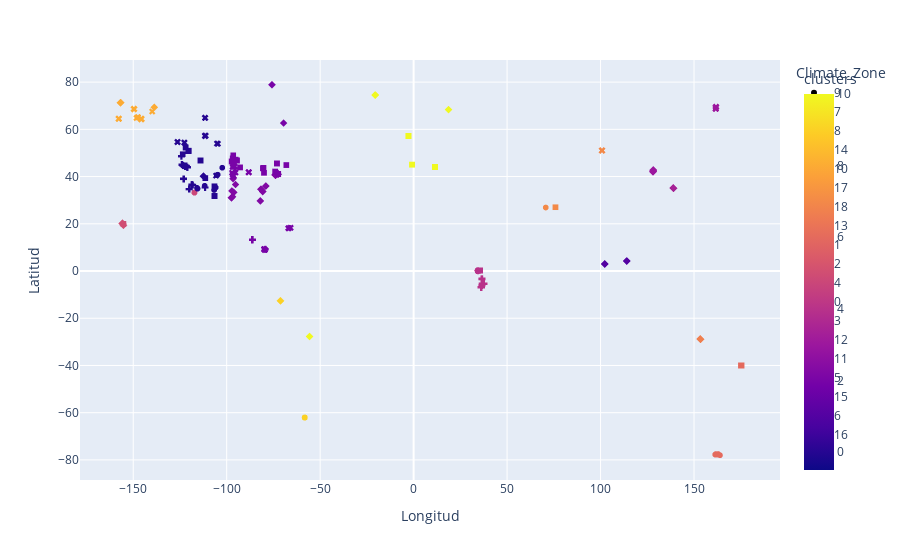

The notebook cell saved with this chart:
### Code cell
px.scatter(df3, x='Longitud', y="Latitud", color='clusters', symbol='Climate_Zone') #NewTags = Clusters + clima(libR:KGC)

### Figure 1 — Plotly figure (JSON) as saved in the notebook; plotly's stock layout.template omitted (floating-point values rounded to 4 significant figures; data arrays with more than 128 entries replaced by an {"elided": "..."} marker saying what was removed)
{"data": [{"hovertemplate": "Climate_Zone=9<br>Longitud=%{x}<br>Latitud=%{y}<br>clusters=%{marker.color}<extra></extra>", "legendgroup": "9", "marker": {"color": [0, 0, 0, 0, 0, 0, 0, 0], "coloraxis": "coloraxis", "symbol": "circle"}, "mode": "markers", "name": "9", "showlegend": true, "type": "scattergl", "x": [-117.2, -117.2, -117.2, -117.2, -117.2, -117.2, -117.2, -117.2], "xaxis": "x", "y": [33.19, 33.19, 33.19, 33.19, 33.19, 33.19, 33.19, 33.19], "yaxis": "y"}, {"hovertemplate": "Climate_Zone=7<br>Longitud=%{x}<br>Latitud=%{y}<br>clusters=%{marker.color}<extra></extra>", "legendgroup": "7", "marker": {"color": {"elided": "727 int values"}, "coloraxis": "coloraxis", "symbol": "diamond"}, "mode": "markers", "name": "7", "showlegend": true, "type": "scattergl", "x": {"elided": "727 float values"}, "xaxis": "x", "y": {"elided": "727 float values"}, "yaxis": "y"}, {"hovertemplate": "Climate_Zone=8<br>Longitud=%{x}<br>Latitud=%{y}<br>clusters=%{marker.color}<extra></extra>", "legendgroup": "8", "marker": {"color": {"elided": "193 int values"}, "coloraxis": "coloraxis", "symbol": "square"}, "mode": "markers", "name": "8", "showlegend": true, "type": "scattergl", "x": {"elided": "193 float values"}, "xaxis": "x", "y": {"elided": "193 float values"}, "yaxis": "y"}, {"hovertemplate": "Climate_Zone=14<br>Longitud=%{x}<br>Latitud=%{y}<br>clusters=%{marker.color}<extra></extra>", "legendgroup": "14", "marker": {"color": {"elided": "411 int values"}, "coloraxis": "coloraxis", "symbol": "x"}, "mode": "markers", "name": "14", "showlegend": true, "type": "scattergl", "x": {"elided": "411 float values"}, "xaxis": "x", "y": {"elided": "411 float values"}, "yaxis": "y"}, {"hovertemplate": "Climate_Zone=10<br>Longitud=%{x}<br>Latitud=%{y}<br>clusters=%{marker.color}<extra></extra>", "legendgroup": "10", "marker": {"color": [0, 0, 0, 0, 0, 0, 0, 0, 0, 0, 0, 0, 0, 0, 0, 0, 0, 0, 0, 0, 0, 0, 0, 0, 0, 0, 0, 0, 0, 0, 0, 0, 0, 0, 0, 0, 0, 0, 0, 0, 0, 0, 0, 0, 0, 0, 0, 0, 0, 0, 0, 0, 0, 0, 0, 0, 0, 0, 0, 0, 0, 0, 0, 0, 0, 0, 0, 0, 0, 0, 0], "coloraxis": "coloraxis", "symbol": "cross"}, "mode": "markers", "name": "10", "showlegend": true, "type": "scattergl", "x": [-123.9, -123.9, -122.2, -122.2, -122.2, -122.2, -123.9, -122.2, -123.9, -123.9, -122.2, -123.3, -123.3, -122.2, -121.8, -121.8, -121.0, -121.8, -122.1, -121.0, -121.6, -122.2, -123.9, -123.9, -122.1, -122.2, -123.3, -123.9, -122.1, -121.6, -121.6, -121.0, -123.1, -123.1, -123.1, -123.1, -123.1, -123.1, -123.1, -123.1, -123.1, -123.1, -123.1, -123.1, -123.1, -123.1, -123.1, -123.1, -123.1, -123.1, -123.1, -123.1, -123.1, -123.1, -123.1, -123.1, -123.1, -123.1, -123.1, -123.1, -118.2, -122.2, -118.6, -122.2, -111.5, -118.7, -120.0, -124.2, -120.0, -120.0, -124.2], "xaxis": "x", "y": [45.05, 45.04, 44.23, 44.23, 44.23, 44.23, 45.04, 44.23, 45.04, 45.05, 44.23, 44.62, 44.63, 44.23, 44.42, 44.42, 43.91, 44.41, 44.39, 43.92, 44.5, 44.23, 45.06, 45.06, 44.39, 44.23, 44.63, 45.07, 44.39, 44.49, 44.5, 43.92, 38.99, 38.99, 38.99, 38.99, 38.99, 38.99, 38.99, 38.99, 38.99, 38.99, 38.99, 38.99, 38.99, 38.99, 38.99, 38.99, 38.99, 38.99, 38.99, 38.99, 38.99, 38.99, 38.99, 38.99, 38.99, 38.99, 38.99, 38.99, 36.45, 44.22, 36.62, 44.22, 35.37, 36.5, 34.68, 48.61, 34.68, 34.7, 48.61], "yaxis": "y"}, {"hovertemplate": "Climate_Zone=17<br>Longitud=%{x}<br>Latitud=%{y}<br>clusters=%{marker.color}<extra></extra>", "legendgroup": "17", "marker": {"color": [9, 9, 6, 6, 6, 6, 6, 6, 6, 6, 6, 6, 6, 9, 9, 9, 9, 9, 9, 9, 9, 9, 9, 9, 9, 9, 9, 9, 9, 9, 9, 9, 9, 9, 9, 9, 9, 9, 9, 9, 9, 9], "coloraxis": "coloraxis", "symbol": "circle"}, "mode": "markers", "name": "17", "showlegend": true, "type": "scattergl", "x": [-58.24, -58.24, 161.7, 161.7, 163.9, 162.9, 162.2, 162.9, 162.2, 162.3, 162.9, 162.9, 161.3, -58.24, -58.24, -58.24, -58.24, -58.24, -58.24, -58.24, -58.24, -58.24, -58.24, -58.24, -58.24, -58.24, -58.24, -58.24, -58.24, -58.24, -58.24, -58.24, -58.24, -58.24, -58.24, -58.24, -58.24, -58.24, -58.24, -58.24, -58.24, -58.24], "xaxis": "x", "y": [-62.05, -62.05, -77.53, -77.53, -78.02, -77.65, -77.61, -77.63, -77.61, -77.72, -77.52, -77.52, -77.73, -62.05, -62.05, -62.05, -62.05, -62.05, -62.05, -62.05, -62.05, -62.05, -62.05, -62.05, -62.05, -62.05, -62.05, -62.05, -62.05, -62.05, -62.05, -62.05, -62.05, -62.05, -62.05, -62.05, -62.05, -62.05, -62.05, -62.05, -62.05, -62.05], "yaxis": "y"}, {"hovertemplate": "Climate_Zone=18<br>Longitud=%{x}<br>Latitud=%{y}<br>clusters=%{marker.color}<extra></extra>", "legendgroup": "18", "marker": {"color": [10, 10, 10, 10, 10, 10, 10, 10, 10, 10, 10, 10, 10, 10, 10, 10, 10, 10, 10, 10, 8, 10, 2, 2, 2, 10, 8, 8, 8, 8, 8, 8, 8, 8, 8, 8, 8, 8, 8, 8, 8, 8, 8, 8, 8, 8, 8, 8, 8, 8, 8, 8, 8, 8, 8, 8, 8, 8, 8, 8, 8, 8, 8, 8, 8, 8], "coloraxis": "coloraxis", "symbol": "diamond"}, "mode": "markers", "name": "18", "showlegend": true, "type": "scattergl", "x": [-20.53, -20.53, -20.56, -20.55, -20.53, -20.56, -20.53, -20.53, -20.56, -20.56, -20.56, -20.53, -20.55, -20.55, -20.55, -20.55, -20.56, -20.55, -20.53, -20.56, -138.7, 18.67, -75.78, -75.78, -69.57, 18.67, -156.8, -156.8, -156.8, -156.8, -156.8, -156.8, -156.8, -156.8, -156.8, -156.8, -156.8, -156.8, -156.8, -156.8, -156.8, -156.8, -156.8, -156.8, -156.8, -156.8, -156.8, -156.8, -156.8, -156.8, -156.8, -156.8, -156.8, -156.8, -156.8, -156.8, -156.8, -156.8, -156.8, -156.8, -156.8, -156.8, -156.8, -156.8, -156.8, -138.7], "xaxis": "x", "y": [74.48, 74.48, 74.48, 74.46, 74.48, 74.48, 74.48, 74.48, 74.48, 74.48, 74.48, 74.48, 74.46, 74.46, 74.46, 74.46, 74.48, 74.46, 74.48, 74.48, 69.33, 68.35, 78.88, 78.88, 62.65, 68.35, 71.3, 71.3, 71.3, 71.3, 71.3, 71.3, 71.3, 71.3, 71.3, 71.3, 71.3, 71.3, 71.3, 71.3, 71.3, 71.3, 71.3, 71.3, 71.3, 71.3, 71.3, 71.3, 71.3, 71.3, 71.3, 71.3, 71.3, 71.3, 71.3, 71.3, 71.3, 71.3, 71.3, 71.3, 71.3, 71.3, 71.3, 71.3, 71.3, 69.33], "yaxis": "y"}, {"hovertemplate": "Climate_Zone=13<br>Longitud=%{x}<br>Latitud=%{y}<br>clusters=%{marker.color}<extra></extra>", "legendgroup": "13", "marker": {"color": [0, 0, 0, 0, 0, 0, 0, 0, 0, 0, 0, 0, 0, 0, 0, 0, 2, 2, 2, 2, 0, 2, 0, 2, 2, 2, 0, 2, 2, 2, 2, 2, 0, 2, 2, 2, 2, 2, 2, 2, 2, 2, 2, 2, 2], "coloraxis": "coloraxis", "symbol": "square"}, "mode": "markers", "name": "13", "showlegend": true, "type": "scattergl", "x": [-120.4, -120.3, -120.3, -120.4, -121.9, -121.9, -120.4, -120.3, -120.3, -120.3, -120.4, -121.9, -121.9, -120.3, -120.3, -120.3, -95.17, -96.49, -80.05, -96.43, -111.5, -80.39, -111.5, -97.36, -80.41, -96.43, -114, -68.1, -73.13, -80.57, -92.85, -74.1, -114, -96.82, -80.39, -80.41, -80.57, -73.13, -94.6, -94.6, -94.6, -94.6, -94.6, -94.6, -94.6], "xaxis": "x", "y": [50.85, 50.9, 50.93, 50.85, 52.32, 52.32, 50.85, 50.93, 50.9, 50.9, 50.85, 52.32, 52.32, 50.93, 50.93, 50.9, 47.17, 48.98, 41.58, 47.05, 39.32, 43.63, 39.33, 46.4, 43.64, 46.52, 46.8, 44.87, 45.56, 43.49, 43.87, 42.12, 46.8, 47.73, 43.63, 43.64, 43.49, 45.56, 46.74, 46.74, 46.74, 46.74, 46.74, 46.74, 46.74], "yaxis": "y"}, {"hovertemplate": "Climate_Zone=1<br>Longitud=%{x}<br>Latitud=%{y}<br>clusters=%{marker.color}<extra></extra>", "legendgroup": "1", "marker": {"color": [2, 2, 2, 2, 2, 2, 2, 2, 2, 2, 2, 2, 2, 2, 2, 2, 2, 2, 2, 2, 2, 2, 2, 2, 2, 2, 2, 2, 2, 2, 2, 2, 2, 2, 2, 2, 2, 2, 2, 2, 2, 2, 2, 2, 2, 2, 2, 2, 2, 2, 2, 2, 2, 2, 2, 2, 2, 2, 2, 2, 2, 2, 2, 2, 2, 2, 2, 4, 4, 4, 4, 4, 4, 4, 4, 4, 4, 4, 4, 4, 4, 4, 4, 4, 4, 4, 4, 4, 4, 4, 4, 4, 4, 4, 4, 4, 4, 4, 4, 4, 4, 4, 4, 4, 4, 4, 4, 4, 4, 4], "coloraxis": "coloraxis", "symbol": "x"}, "mode": "markers", "name": "1", "showlegend": true, "type": "scattergl", "x": [-66.93, -66.93, -66.93, -66.93, -66.93, -66.93, -66.93, -66.93, -66.93, -66.93, -66.93, -66.93, -66.93, -66.93, -66.93, -66.93, -66.93, -66.93, -66.93, -66.93, -66.93, -66.93, -66.93, -66.93, -66.93, -66.93, -65.83, -65.83, -79.95, -79.61, -79.86, -79.72, -79.74, -79.77, -79.89, -79.7, -79.86, -79.86, -79.96, -79.86, -79.7, -79.68, -79.89, -79.75, -79.83, -79.75, -79.75, -79.56, -79.72, -79.97, -79.75, -79.96, -79.8, -79.78, -79.91, -79.88, -79.59, -79.83, -79.67, -79.86, -79.79, -79.55, -79.65, -79.74, -79.68, -79.71, -79.86, 34.51, 34.51, 34.51, 34.52, 34.52, 34.51, 34.52, 34.51, 34.51, 34.51, 34.52, 34.52, 34.51, 34.54, 34.52, 34.51, 34.51, 34.51, 34.51, 34.52, 34.54, 34.52, 34.52, 34.51, 34.52, 34.51, 34.52, 34.51, 34.52, 34.51, 34.52, 34.52, 34.51, 34.51, 34.51, 34.54, 34.52, 34.51, 34.51, 34.51, 34.52, 34.51, 34.52], "xaxis": "x", "y": [18.13, 18.13, 18.13, 18.13, 18.13, 18.13, 18.13, 18.13, 18.13, 18.13, 18.13, 18.13, 18.13, 18.13, 18.13, 18.13, 18.13, 18.13, 18.13, 18.13, 18.13, 18.13, 18.13, 18.13, 18.13, 18.13, 18.3, 18.3, 9.253, 9.08, 9.144, 9.144, 9.162, 9.189, 9.117, 9.144, 9.144, 9.153, 9.325, 9.099, 9.135, 9.117, 9.135, 9.162, 9.171, 9.153, 9.153, 9.0, 9.144, 9.316, 9.153, 9.253, 9.072, 9.198, 9.117, 9.144, 8.908, 9.18, 9.08, 9.099, 9.072, 8.989, 9.08, 9.153, 9.117, 9.117, 9.144, 0.1015, 0.1015, 0.1015, 0.1225, 0.1089, 0.1015, 0.1071, 0.1015, 0.0989, 0.1015, 0.1216, 0.1226, 0.1015, 0.127, 0.1225, 0.1015, 0.1015, 0.1015, 0.1015, 0.1075, 0.1325, 0.1204, 0.1089, 0.0994, 0.1204, 0.1015, 0.1146, 0.1015, 0.1226, 0.1015, 0.1127, 0.1127, 0.1015, 0.1015, 0.1015, 0.1328, 0.1071, 0.1015, 0.0994, 0.1015, 0.1075, 0.1015, 0.1146], "yaxis": "y"}, {"hovertemplate": "Climate_Zone=2<br>Longitud=%{x}<br>Latitud=%{y}<br>clusters=%{marker.color}<extra></extra>", "legendgroup": "2", "marker": {"color": {"elided": "131 int values"}, "coloraxis": "coloraxis", "symbol": "cross"}, "mode": "markers", "name": "2", "showlegend": true, "type": "scattergl", "x": {"elided": "131 float values"}, "xaxis": "x", "y": {"elided": "131 float values"}, "yaxis": "y"}, {"hovertemplate": "Climate_Zone=4<br>Longitud=%{x}<br>Latitud=%{y}<br>clusters=%{marker.color}<extra></extra>", "legendgroup": "4", "marker": {"color": [0, 0, 0, 0, 0, 0, 0, 0, 0, 0, 0, 0], "coloraxis": "coloraxis", "symbol": "circle"}, "mode": "markers", "name": "4", "showlegend": true, "type": "scattergl", "x": [-111.8, -104.8, -105.3, -102.4, -111.8, -105.9, -106.7, -106.7, -111.6, -105.9, -106.7, -105.9], "xaxis": "x", "y": [36.05, 40.8, 40.58, 43.75, 36.05, 35.38, 34.33, 34.33, 39.35, 35.38, 34.33, 35.38], "yaxis": "y"}, {"hovertemplate": "Climate_Zone=0<br>Longitud=%{x}<br>Latitud=%{y}<br>clusters=%{marker.color}<extra></extra>", "legendgroup": "0", "marker": {"color": {"elided": "200 int values"}, "coloraxis": "coloraxis", "symbol": "diamond"}, "mode": "markers", "name": "0", "showlegend": true, "type": "scattergl", "x": {"elided": "200 float values"}, "xaxis": "x", "y": {"elided": "200 float values"}, "yaxis": "y"}, {"hovertemplate": "Climate_Zone=3<br>Longitud=%{x}<br>Latitud=%{y}<br>clusters=%{marker.color}<extra></extra>", "legendgroup": "3", "marker": {"color": [4, 4, 4, 4, 4, 4, 4, 4, 4, 4, 4, 4, 4, 4, 4, 4, 4, 4, 4, 4, 4, 4, 4, 7], "coloraxis": "coloraxis", "symbol": "square"}, "mode": "markers", "name": "3", "showlegend": true, "type": "scattergl", "x": [36.49, 36.49, 36.46, 36.49, 36.46, 36.49, 36.49, 36.48, 36.47, 36.49, 36.44, 36.44, 36.46, 36.46, 36.47, 36.44, 36.46, 36.46, 36.44, 36.44, 36.44, 36.44, 36.44, 75.88], "xaxis": "x", "y": [-6.06, -6.07, -6.09, -6.1, -6.06, -6.07, -6.06, -6.12, -6.07, -6.1, -6.05, -6.06, -6.06, -6.09, -6.07, -6.05, -6.12, -6.12, -6.06, -6.09, -6.13, -6.09, -6.13, 27.01], "yaxis": "y"}, {"hovertemplate": "Climate_Zone=12<br>Longitud=%{x}<br>Latitud=%{y}<br>clusters=%{marker.color}<extra></extra>", "legendgroup": "12", "marker": {"color": {"elided": "709 int values"}, "coloraxis": "coloraxis", "symbol": "x"}, "mode": "markers", "name": "12", "showlegend": true, "type": "scattergl", "x": {"elided": "709 float values"}, "xaxis": "x", "y": {"elided": "709 float values"}, "yaxis": "y"}, {"hovertemplate": "Climate_Zone=11<br>Longitud=%{x}<br>Latitud=%{y}<br>clusters=%{marker.color}<extra></extra>", "legendgroup": "11", "marker": {"color": [4, 4, 4, 4, 4, 4, 4, 4, 4, 4, 4, 4, 4, 4, 4, 4, 4, 4, 4, 4, 4, 4, 4, 4, 4, 4, 4, 4, 4, 4, 4], "coloraxis": "coloraxis", "symbol": "cross"}, "mode": "markers", "name": "11", "showlegend": true, "type": "scattergl", "x": [36.53, 36.53, 36.53, 36.57, 36.53, 36.55, 36.55, 36.55, 36.53, 36.51, 36.55, 36.58, 36.56, 36.56, 36.57, 36.55, 36.58, 36.58, 36.57, 36.51, 36.51, 36.51, 36.51, 36.51, 36.53, 36.55, 36.53, 36.58, 36.51, 36.57, 36.53], "xaxis": "x", "y": [-3.34, -3.32, -3.34, -3.37, -3.36, -3.32, -3.32, -3.34, -3.39, -3.37, -3.37, -3.34, -3.38, -3.38, -3.39, -3.37, -3.34, -3.33, -3.39, -3.37, -3.34, -3.39, -3.39, -3.32, -3.36, -3.34, -3.32, -3.33, -3.34, -3.37, -3.39], "yaxis": "y"}, {"hovertemplate": "Climate_Zone=5<br>Longitud=%{x}<br>Latitud=%{y}<br>clusters=%{marker.color}<extra></extra>", "legendgroup": "5", "marker": {"color": [0, 0, 0, 0, 0, 7], "coloraxis": "coloraxis", "symbol": "circle"}, "mode": "markers", "name": "5", "showlegend": true, "type": "scattergl", "x": [-115.6, -115.9, -115.7, -115.7, -115.9, 70.69], "xaxis": "x", "y": [34.9, 35.2, 34.9, 34.9, 35.2, 26.89], "yaxis": "y"}, {"hovertemplate": "Climate_Zone=15<br>Longitud=%{x}<br>Latitud=%{y}<br>clusters=%{marker.color}<extra></extra>", "legendgroup": "15", "marker": {"color": [3, 3, 3, 3, 3, 3, 3, 3, 3, 3, 3, 3, 3, 3, 3, 3, 3, 3, 3, 3, 3, 3], "coloraxis": "coloraxis", "symbol": "diamond"}, "mode": "markers", "name": "15", "showlegend": true, "type": "scattergl", "x": [128.1, 128.1, 128.2, 128.2, 128.1, 128.1, 128.1, 128.2, 128.1, 128.1, 128.1, 128.2, 128.1, 128.1, 128.1, 128.1, 128.1, 128.1, 128.1, 128.1, 128.1, 128.1], "xaxis": "x", "y": [42.4, 42.03, 42.78, 42.78, 42.08, 42.03, 42.4, 42.78, 42.03, 42.08, 42.4, 42.78, 42.03, 42.4, 42.15, 42.15, 42.15, 42.08, 42.08, 42.05, 42.15, 42.05], "yaxis": "y"}, {"hovertemplate": "Climate_Zone=6<br>Longitud=%{x}<br>Latitud=%{y}<br>clusters=%{marker.color}<extra></extra>", "legendgroup": "6", "marker": {"color": [0, 0, 0, 0, 0, 0, 0], "coloraxis": "coloraxis", "symbol": "square"}, "mode": "markers", "name": "6", "showlegend": true, "type": "scattergl", "x": [-106.5, -106.5, -106.5, -106.5, -106.5, -106.5, -106.5], "xaxis": "x", "y": [31.71, 31.71, 31.71, 31.71, 31.71, 31.71, 31.71], "yaxis": "y"}, {"hovertemplate": "Climate_Zone=16<br>Longitud=%{x}<br>Latitud=%{y}<br>clusters=%{marker.color}<extra></extra>", "legendgroup": "16", "marker": {"color": {"elided": "228 int values"}, "coloraxis": "coloraxis", "symbol": "x"}, "mode": "markers", "name": "16", "showlegend": true, "type": "scattergl", "x": {"elided": "228 float values"}, "xaxis": "x", "y": {"elided": "228 float values"}, "yaxis": "y"}], "layout": {"coloraxis": {"colorbar": {"title": {"text": "clusters"}}, "colorscale": [[0, "#0d0887"], [0.1111, "#46039f"], [0.2222, "#7201a8"], [0.3333, "#9c179e"], [0.4444, "#bd3786"], [0.5556, "#d8576b"], [0.6667, "#ed7953"], [0.7778, "#fb9f3a"], [0.8889, "#fdca26"], [1, "#f0f921"]]}, "legend": {"title": {"text": "Climate_Zone"}, "tracegroupgap": 0}, "margin": {"t": 60}, "xaxis": {"anchor": "y", "domain": [0, 1], "title": {"text": "Longitud"}}, "yaxis": {"anchor": "x", "domain": [0, 1], "title": {"text": "Latitud"}}}}
